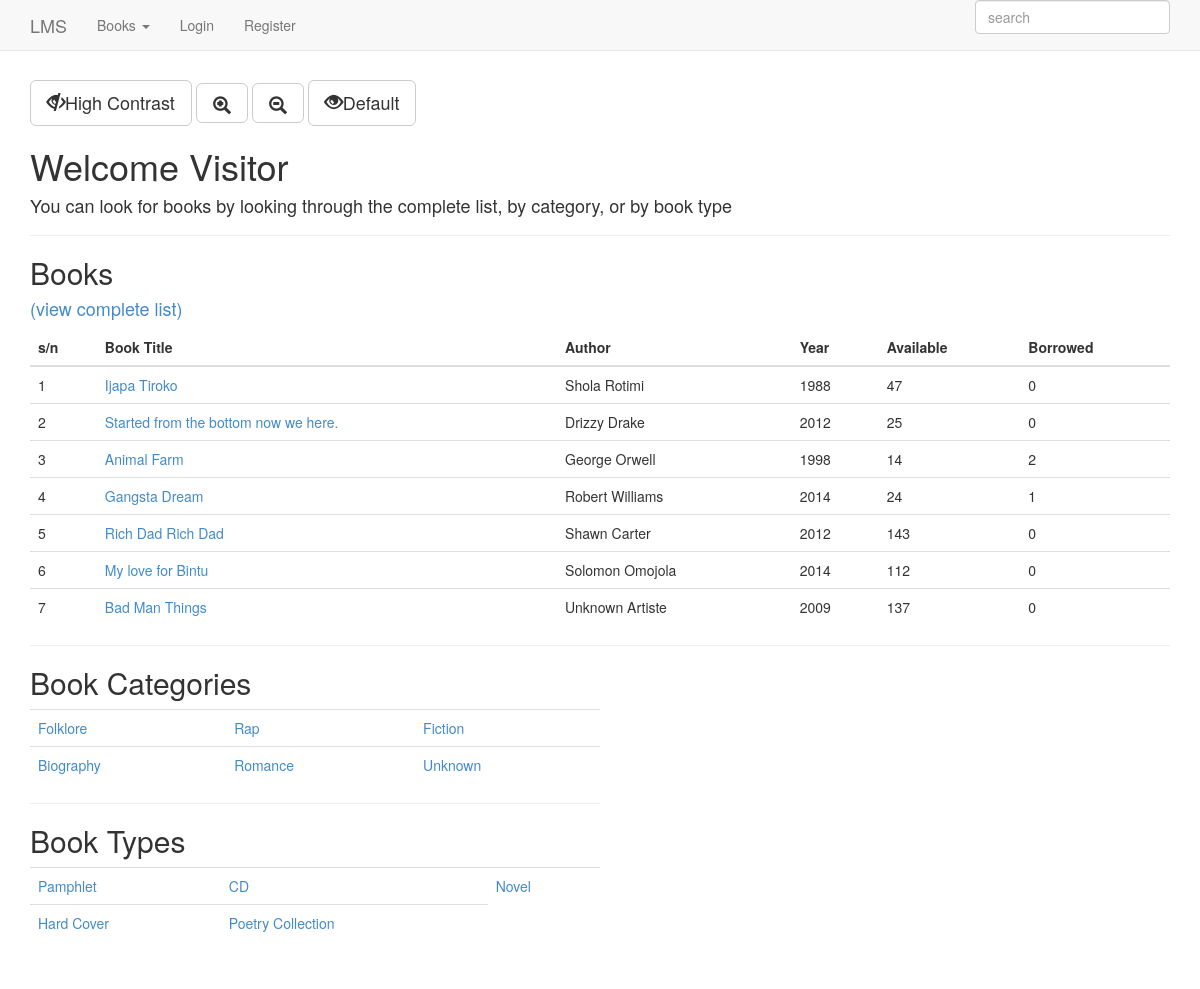
The page /pages/index.php on the database its author committed.
### tables this page shows
CREATE TABLE IF NOT EXISTS `book` (
  `id` int(11) NOT NULL AUTO_INCREMENT,
  `isbn` int(10) NOT NULL,
  `title` varchar(100) NOT NULL,
  `author` varchar(100) NOT NULL,
  `year` year(4) NOT NULL,
  `status` tinyint(1) DEFAULT NULL,
  `quantity` int(100) DEFAULT NULL,
  `borrowed` int(100) NOT NULL,
  `remaining` int(100) NOT NULL,
  `category` varchar(30) NOT NULL,
  `type` varchar(30) NOT NULL,
  `borrowCount` int(10) NOT NULL,
  `timeAdded` timestamp NULL DEFAULT NULL,
  `increaseTime` timestamp NOT NULL DEFAULT '0000-00-00 00:00:00',
  `addedBy` int(11) NOT NULL,
  PRIMARY KEY (`id`),
  UNIQUE KEY `isbn` (`isbn`)
);

### config.php (called while the page is built, shortened)
<?php
    $dbname="library";
    $dbhost="localhost";
    $dbuser="library";
    $dbpass="library";
?>

### classes/DataModel.php (called while the page is built, shortened)
<?php include_once '../helper/functions.php'; ?>
<?php
    abstract class DataModel {
        private static $db;
        public static function connectDB(){
            include '../config.php';
            self::$db =  new mysqli("$dbhost", "$dbuser", "$dbpass", "$dbname");
            return self::$db;
        }
        public static function filter($table, $fields){
            $queryType = "filter";
            include '../helper/retrieve_data.php';
            return $querySet;
        }
    }
?>

### helper/retrieve_data.php (called while the page is built, shortened)
<?php
    if ($queryType == "filter" && $fields == "ALL") {
        $query = "SELECT * FROM {$table}";
        $result = self::$db->query($query);
    }
    if ($queryType == "filter" or $queryType == "xfilter") {
        $querySet = array();
        while($dataobj = $result->fetch_object()) {
            $dataobj = objToObj($dataobj, $table);
            $querySet[] = $dataobj;
        }
    } else {
    }
?>

### scripts/index.php (called while the page is built, shortened)
<?php
    if(isset($_SESSION['loggedInUser'])){
        if(isset($_SESSION['username'])){
            $loggedInUser = $_SESSION['username'];
        }elseif(isset($_SESSION['l_username'])){
            $loggedInUser = $_SESSION['l_username'];
        }else{
            $loggedInUser = $_SESSION['loggedInUser']->firstName;
        }
    }else{
        $loggedInUser = false;
    }
    $books = Book::filter("Book", "ALL");
    $categories = array();
    $types = array();
    foreach($books as $book){
        $categories[] = $book->category;
        $types[] = $book->type;
    }
    $categories = array_unique($categories);
    $types = array_unique($types);
?>

### helper/functions.php (called while the page is built, shortened)
<?php
    function objToObj($instance, $endClass){
        return unserialize(sprintf(
            'O:%d:"%s"%s',
            strlen($endClass),
            $endClass,
            strstr(strstr(serialize($instance), '"'), ':')
        ));
    }
?>

### pages/index.php (the view, shortened to what this page needs)
<?php
    include_once "../scripts/index.php";
    $pgDesc = 'Welcome ';
    if($loggedInUser) {
        $pgDesc .=  $loggedInUser;
    }else{
        $pgDesc .= "Visitor";
    }
    if(!isset($content)){
        $content = "";
    }
    $content .= "
        <h4>
            You can look for books by looking through the complete list,
            by category, or by book type
        </h4>
        <hr/>
        <h2>Books</h2> <h4><a href='books.php'>(view complete list)</a></h4>
        <table class='table table-hover'>
            <thead>
                <th>s/n</th>
                <th>Book Title</th>
                <th>Author</th>
                <th>Year</th>
                <th>Available</th>
                <th>Borrowed</th>
            </thead>
    ";
    $i = 1;
    $count = count($books);
    $dl = 0;
    foreach($books as $book) {
        if($dl == 0){
            $content .= "<tr class='light'>";
            $dl = 1;
        }else{
            $content .= "<tr class='dark'>";
            $dl = 0;
        }
        $content .= "     <td>$i</td>";
        $content .= "     <td><a href='book.php?id={$book->id}'>{$book->title}</a></td>";
        $content .= "     <td>{$book->author}</td>";
        $content .= "     <td>{$book->year}</td>";
        $content .= "     <td>{$book->remaining}</td>";
        $content .= "     <td>{$book->borrowed}</td>";
        $content .= "</tr>";
        $i++;
        if ($count < 10){
            continue;
        }elseif ($i == 11){
                break;
        }
    }
    $content .= "
        </table>
        <hr/>
    <div style='width: 50%'>
        <h2>Book Categories</h2>
        <table class='table table-hover'>
    ";
    $i = 0;
    $dl = 0;
    if($dl == 0){
        $content .= "<tr class='light'>";
        $dl = 1;
    }else{
        $content .= "<tr class='dark'>";
        $dl = 0;
    }
    foreach($categories as $category) {
        $content .= "<td><a href='cats.php?cat={$category}'>{$category}</a></td>";
        $i++;
        if($i%3 == 0){
            $content .= "</tr>";
            if($dl == 0){
                $content .= "<tr class='light'>";
                $dl = 1;
            }else{
                $content .= "<tr class='dark'>";
                $dl = 0;
            }
        }
    }
    $content .= "
            </tr>
        </table>
        <hr/>
        <h2>Book Types</h2>
        <table class='table table-hover'>
    ";
    $i = 0;
    $dl = 0;
    if($dl == 0){
        $content .= "<tr class='light'>";
        $dl = 1;
    }else{
        $content .= "<tr class='dark'>";
        $dl = 0;
    }
    foreach($types as $type) {
        $content .= "<td><a href='types.php?type={$type}'>{$type}</a></td>";
        $i++;
        if($i%3 == 0){
            $content .= "</tr>";
            if($dl == 0){
                $content .= "<tr class='light'>";
                $dl = 1;
            }else{
                $content .= "<tr class='dark'>";
                $dl = 0;
            }
        }
    }
    $content .= "
            </tr>
        </table>
        </div>
        ";
    include_once "includes/template.php";
?>

### pages/includes/template.php (shortened to what this page needs)
<?php
  if(isset($_SESSION['studentNo'])){
    $isStudent = true;
    $isStaff = false;
    $isVisitor = false;
    $isLibrarian = false;
  }elseif(isset($_SESSION['username'])){
    $isStudent = false;
    $isStaff = true;
    $isVisitor = false;
    $isLibrarian = false;
  }elseif(isset($_SESSION['l_username'])){
    $isStudent = false;
    $isStaff = false;
    $isVisitor = false;
    $isLibrarian = true;
  }else{
    $isStudent = false;
    $isStaff = false;
    $isLibrarian = false;
  }
  $url = $_SERVER['REQUEST_URI'];
  $accessibilityButtons =
  "<a href='includes/accessibility_redirect.php?q=highContrast&url={$url}'>
    <button type='button' class='btn btn-default btn-lg'>
        <span class='glyphicon glyphicon-eye-close'></span>High Contrast
    </button>
  </a>
  <a href='includes/accessibility_redirect.php?q=zoomIn&url={$url}'>
    <button type='button' class='btn btn-default btn-lg'>
        <span class='glyphicon glyphicon-zoom-in'></span>
    </button>
  </a>
  <a href='includes/accessibility_redirect.php?q=zoomOut&url={$url}'>
    <button type='button' class='btn btn-default btn-lg'>
        <span class='glyphicon glyphicon-zoom-out'></span>
    </button>
  </a>
  <a href='includes/accessibility_redirect.php?q=default&url={$url}'>
    <button type='button' class='btn btn-default btn-lg'>
        <span class='glyphicon glyphicon-eye-open'></span>Default
    </button>
  </a>"
  ;
?>
<!DOCTYPE html PUBLIC "-//W3C//DTD XHTML 1.0 Transitional//EN" "http://www.w3.org/TR/xhtml1/DTD/xhtml1-transitional.dtd">
<html xmlns="http://www.w3.org/1999/xhtml" xml:lang="EN" lang="EN" dir="ltr">
  <head>
    <link href="includes/bootstrap/dist/css/bootstrap.min.css" rel="stylesheet"/>
    <link href="includes/lms.css" rel="stylesheet"/>
  </head>
  <body>
    <?php include "nav.php"; ?>
    <div class="container" >
      <?php print $accessibilityButtons ?>
      <h1><?php print $pgDesc; ?></h1>
      <?php print $content;  ?>
    </div>
  </body>
</html>

### pages/includes/nav.php (shortened to what this page needs)
<div class="navbar navbar-default navbar-fixed-top">
    <div class="container">
        <div class="navbar-header">
            <a class="navbar-brand" href="../">LMS</a>
        </div>
        <div class="navbar-collapse collapse">
            <ul class="nav navbar-nav">
                <li class="dropdown">
                    <a href="#" class="dropdown-toggle" data-toggle="dropdown">Books <b class="caret"></b></a>
                </li>
                <?php if(!$isStudent and !$isStaff and !$isLibrarian) print "<li><a href='login.php'>Login</a></li>"; ?>
                <?php if(!$isStudent and !$isStaff and !$isLibrarian) print "<li><a href='user_register.php'>Register</a></li>"; ?>
            </ul>
            <ul class="nav navbar-nav navbar-right">
                <form action="search_result.php" method="post">
                    <input type="search"  class="form-control" placeholder='search' name="q"/>
                </form>
            </ul>
        </div>
    </div>
</div>

### pages/includes/lms.css (style rules this page uses)
body { padding-top: 80px; padding-bottom: 30px; }

### rows shown on the page
book: title "Ijapa Tiroko", author "Shola Rotimi", year "1988", remaining "47", borrowed "0"
book: title "Started from the bottom now we here.", author "Drizzy Drake", year "2012", remaining "25", borrowed "0"
book: title "Animal Farm", author "George Orwell", year "1998", remaining "14", borrowed "2"
book: title "Gangsta Dream", author "Robert Williams", year "2014", remaining "24", borrowed "1"
book: title "Rich Dad Rich Dad", author "Shawn Carter", year "2012", remaining "143", borrowed "0"
book: title "My love for Bintu", author "Solomon Omojola", year "2014", remaining "112", borrowed "0"
book: title "Bad Man Things", author "Unknown Artiste", year "2009", remaining "137", borrowed "0"

### other values the page prints
$pgDesc "Welcome Visitor"
$category "Folklore"
$category "Rap"
$category "Fiction"
$category "Biography"
$category "Romance"
$category "Unknown"
$type "Pamphlet"
$type "CD"
$type "Novel"
$type "Hard Cover"
$type "Poetry Collection"
